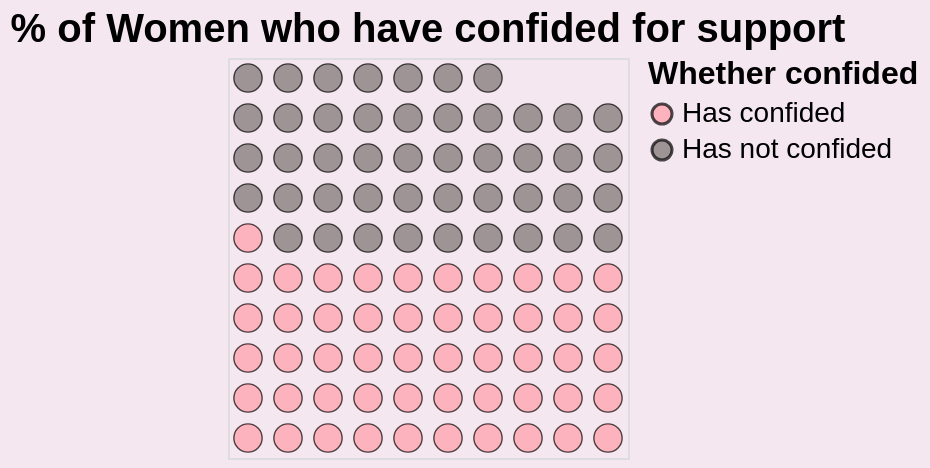

Specify this chart in Vega-Lite:
### Vega-Lite specification from a JSON file in a GitHub repository (floating-point values rounded to 4 significant figures)
{"$schema": "https://vega.github.io/schema/vega-lite/v5.json", "description": "A waffle chart showing the percentage of people who have confided.", "title": {"text": "% of Women who have confided for support", "fontSize": 20, "anchor": "middle"}, "data": {"values": [{"Gender": "Female", "Whether confided": "Has confided", "Value": 653.1}, {"Gender": "Female", "Whether confided": "Has not confided", "Value": 600.0}]}, "transform": [{"joinaggregate": [{"op": "sum", "field": "Value", "as": "Total"}]}, {"calculate": "datum.Value / datum.Total * 100", "as": "PercentOfTotal"}, {"calculate": "floor(datum.PercentOfTotal)", "as": "WholePercent"}, {"calculate": "sequence(1, datum.WholePercent)", "as": "S"}, {"flatten": ["S"]}, {"window": [{"op": "row_number", "as": "id"}], "sort": [{"field": "Whether confided", "order": "ascending"}]}, {"calculate": "ceil(datum.id / 10)", "as": "row"}, {"calculate": "datum.id - datum.row * 10", "as": "col"}], "mark": {"type": "circle", "filled": true, "stroke": "black", "strokeWidth": 0.7}, "encoding": {"x": {"field": "col", "type": "ordinal", "axis": null}, "y": {"field": "row", "type": "ordinal", "axis": null, "sort": "-y"}, "color": {"field": "Whether confided", "type": "nominal", "scale": {"range": ["#ff9da6", "#79706e"]}, "legend": {"orient": "right", "offset": 10, "labelOffset": 3, "titlePadding": 5, "titleFontSize": 16, "labelFontSize": 14}}, "size": {"value": 200}, "tooltip": [{"field": "Whether confided", "type": "nominal"}, {"field": "PercentOfTotal", "type": "quantitative", "title": "Percentage", "format": ".2f"}]}, "config": {"background": "#d6a5c945", "legend": {"labelFontSize": 14, "titleFontSize": 16}}}
